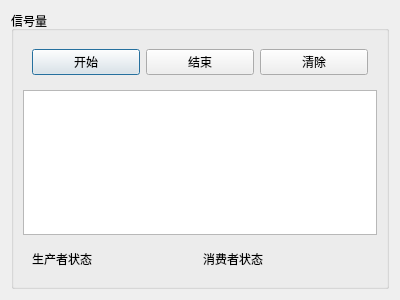
<?xml version="1.0" encoding="UTF-8"?>
<ui version="4.0">
 <class>Dialog</class>
 <widget class="QDialog" name="Dialog">
  <property name="geometry">
   <rect>
    <x>0</x>
    <y>0</y>
    <width>400</width>
    <height>300</height>
   </rect>
  </property>
  <property name="windowTitle">
   <string>Dialog</string>
  </property>
  <layout class="QHBoxLayout" name="horizontalLayout">
   <item>
    <widget class="QGroupBox" name="groupBox">
     <property name="title">
      <string>信号量</string>
     </property>
     <layout class="QVBoxLayout" name="verticalLayout">
      <item>
       <widget class="QWidget" name="widget" native="true">
        <layout class="QHBoxLayout" name="horizontalLayout_2">
         <item>
          <widget class="QPushButton" name="btnStart">
           <property name="text">
            <string>开始</string>
           </property>
          </widget>
         </item>
         <item>
          <widget class="QPushButton" name="btnEnd">
           <property name="text">
            <string>结束</string>
           </property>
          </widget>
         </item>
         <item>
          <widget class="QPushButton" name="btnClear">
           <property name="text">
            <string>清除</string>
           </property>
          </widget>
         </item>
        </layout>
       </widget>
      </item>
      <item>
       <widget class="QPlainTextEdit" name="plainTextEdit"/>
      </item>
      <item>
       <widget class="QWidget" name="widget_2" native="true">
        <layout class="QHBoxLayout" name="horizontalLayout_3">
         <item>
          <widget class="QLabel" name="label">
           <property name="text">
            <string>生产者状态</string>
           </property>
          </widget>
         </item>
         <item>
          <widget class="QLabel" name="produceStatus">
           <property name="text">
            <string/>
           </property>
          </widget>
         </item>
         <item>
          <widget class="QLabel" name="label_3">
           <property name="text">
            <string>消费者状态</string>
           </property>
          </widget>
         </item>
         <item>
          <widget class="QLabel" name="consumerStatus">
           <property name="text">
            <string/>
           </property>
          </widget>
         </item>
        </layout>
       </widget>
      </item>
     </layout>
    </widget>
   </item>
  </layout>
 </widget>
 <resources/>
 <connections/>
</ui>
